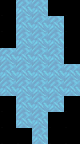

This is a level from a 2D game, rendered from its Tiled map with the project's own tilesets. A one-line summary and the complete map file follow:
An orthogonal 5x9 tile map with 16x16 px tiles, 2 tile layers (Tile Layer 1, Tile Layer 2), 2 tilesets.

<map version="1.10" tiledversion="1.11.2" orientation="orthogonal" renderorder="right-down" width="5" height="9" tilewidth="16" tileheight="16" infinite="0" nextlayerid="3" nextobjectid="1">
 <tileset firstgid="1" source="../Blocks.tsx" />
 <tileset firstgid="65" source="Blocks.tsx" />
 <layer id="1" name="Tile Layer 1" width="5" height="9">
  <data encoding="csv">
1,26,26,1,1,
1,26,26,26,1,
1,26,26,26,1,
26,26,26,26,1,
26,26,26,26,26,
26,26,26,26,26,
65,26,26,26,65,
65,26,26,65,65,
65,65,26,65,65
</data>
 </layer>
 <layer id="2" name="Tile Layer 2" width="5" height="9">
  <data encoding="csv">
0,0,0,0,0,
0,0,0,0,0,
0,0,0,0,0,
0,0,0,0,0,
0,0,0,0,0,
0,0,0,0,0,
0,0,0,0,0,
0,0,0,0,0,
0,0,0,0,0
</data>
 </layer>
</map>
